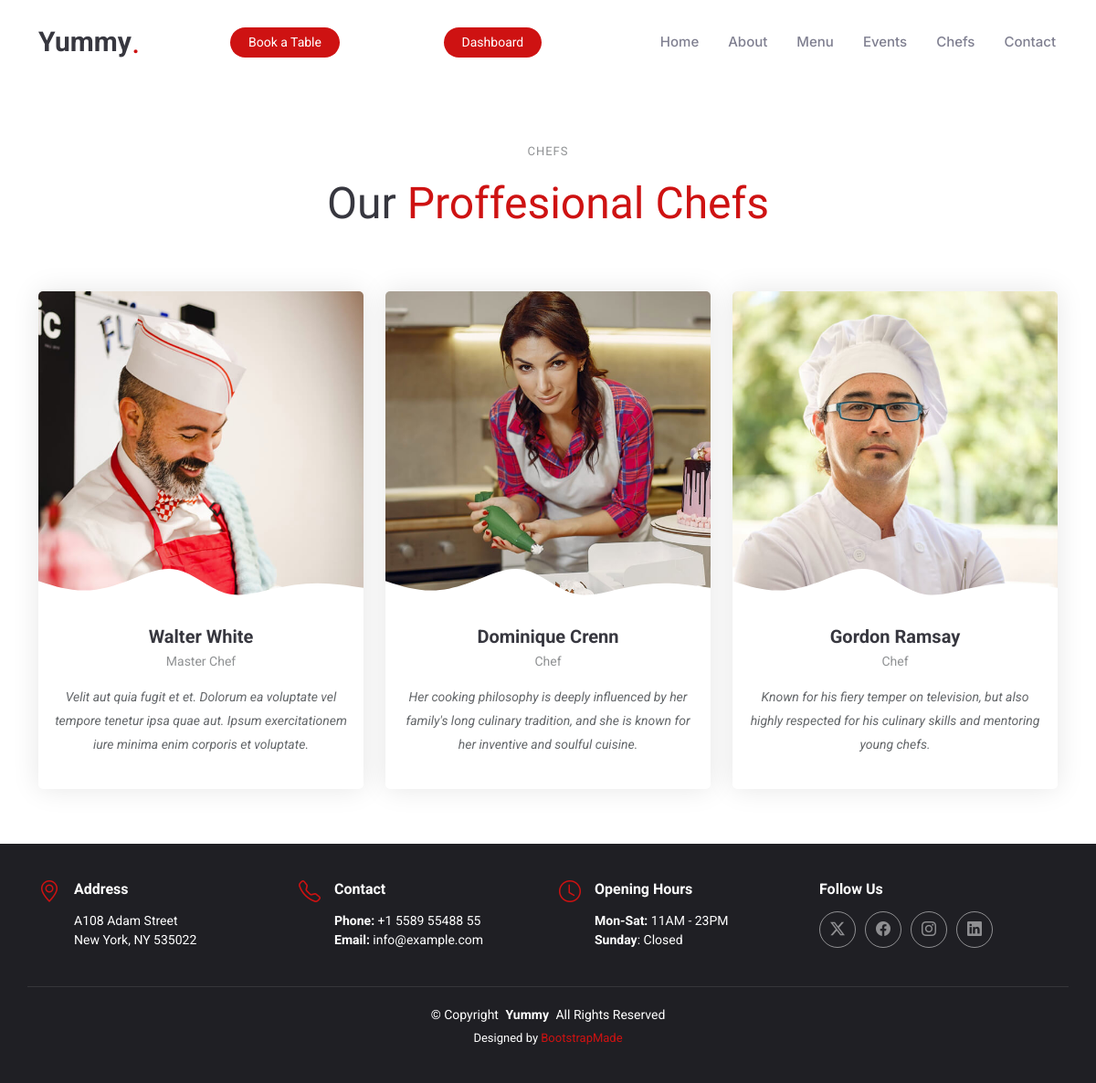
The app's page /chefsPage/ with its own data.
### myApp/models.py (models this page shows)
class ChefModel(models.Model):
    chef_image = models.ImageField(upload_to='Media/Chef_Pic', null=True)
    chef_name = models.CharField(max_length=100, null=True)
    chef_type = models.CharField(max_length=70, null=True)
    chef_details= models.TextField(max_length=300)

### myProject/views.py (the view)
# urls.py: path('chefsPage/', chefsPage, name='chefsPage'),
def chefsPage(req):
    chefs = ChefModel.objects.all()
    return render(req, 'myAdmin/user/chefs.html', {'chefs':chefs})

### templates/myAdmin/user/chefs.html (shortened to what this page needs)
{% extends 'common/user/master.html' %}
{% load static %}
{% block body %}
<section id="chefs" class="chefs section">
  <div class="container section-title" data-aos="fade-up">
    <h2>chefs</h2>
    <p><span>Our</span> <span class="description-title">Proffesional Chefs<br></span></p>
  </div>
  <div class="container">
    <div class="row gy-4">
      {% for chef in chefs %}
      <div class="col-lg-4 d-flex align-items-stretch" data-aos="fade-up" data-aos-delay="100">
        <div class="team-member">
          <div class="member-img">
            <img src="/{{chef.chef_image}}" class="img-fluid" alt="">
          </div>
          <div class="member-info">
            <h4>{{chef.chef_name}}</h4>
            <span>{{chef.chef_type}}</span>
            <p>
              {{chef.chef_details}}
            </p>
          </div>
        </div>
      </div>
      {% endfor %}
    </div>
  </div>
</section>
{% endblock body %}

### static/user/assets/css/main.css (style rules this page uses)
:root { --default-font: "Roboto", system-ui, -apple-system, "Segoe UI", Roboto, "Helvetica Neue", Arial, "Noto Sans", "Liberation Sans", sans-serif, "Apple Color Emoji", "Segoe UI Emoji", "Segoe UI Symbol", "Noto Color Emoji"; --heading-font: "Amatic SC", sans-serif; --nav-font: "Inter", sans-serif; }
:root { --background-color: #ffffff; --default-color: #212529; --heading-color: #37373f; --accent-color: #ce1212; --surface-color: #ffffff; --contrast-color: #ffffff; }
:root { --nav-color: #7f7f90; --nav-hover-color: #ce1212; --nav-mobile-background-color: #ffffff; --nav-dropdown-background-color: #ffffff; --nav-dropdown-color: #7f7f90; --nav-dropdown-hover-color: #ce1212; }
:root { scroll-behavior: smooth; }
body { color: var(--default-color); background-color: var(--background-color); font-family: var(--default-font); }
h1, h2, h3, h4, h5, h6 { color: var(--heading-color); font-family: var(--heading-font); }
section, .section { color: var(--default-color); background-color: var(--background-color); padding: 60px 0; scroll-margin-top: 92px; overflow: clip; }
.section-title { text-align: center; padding-bottom: 60px; position: relative; }
.section-title h2 { font-size: 13px; letter-spacing: 1px; font-weight: 400; padding: 0; margin: 0; color: color-mix(in srgb, var(--default-color), transparent 50%); display: inline-block; text-transform: uppercase; font-family: var(--default-font); }
.section-title p { color: var(--heading-color); margin: 10px 0 0 0; font-size: 48px; font-weight: 500; font-family: var(--heading-font); }
.section-title p .description-title { color: var(--accent-color); }
.chefs .team-member { background-color: var(--surface-color); box-shadow: 0px 0 30px rgba(0, 0, 0, 0.1); overflow: hidden; text-align: center; border-radius: 5px; transition: 0.3s; }
.chefs .team-member .member-img { position: relative; overflow: hidden; }
.chefs .team-member .member-img:after { position: absolute; content: ""; left: -1px; right: -1px; bottom: -1px; height: 100%; background-color: var(--surface-color); -webkit-mask: url("../img/team-shape.svg") no-repeat center bottom; mask: url("../img/team-shape.svg") no-repeat center bottom; -webkit-mask-size: contain; mask-size: contain; z-index: 1; }
.chefs .team-member .member-info { padding: 10px 15px 20px 15px; }
.chefs .team-member .member-info h4 { font-weight: 700; margin-bottom: 5px; font-size: 20px; font-family: var(--default-font); }
.chefs .team-member .member-info span { display: block; font-size: 14px; font-weight: 400; color: color-mix(in srgb, var(--default-color), transparent 50%); }
.chefs .team-member .member-info p { font-style: italic; font-size: 14px; padding-top: 15px; line-height: 26px; color: color-mix(in srgb, var(--default-color), transparent 30%); }

### records on screen
ChefModel: chef_image (picture), chef_name "Walter White", chef_type "Master Chef", chef_details "Velit aut quia fugit et et. Dolorum ea voluptate vel tempore tenetur ipsa quae aut. Ipsum exercitationem iure minima enim corporis et voluptate."
ChefModel: chef_image (picture), chef_name "Dominique Crenn", chef_type "Chef", chef_details "Her cooking philosophy is deeply influenced by her family's long culinary tradition, and she is known for her inventive and soulful cuisine."
ChefModel: chef_image (picture), chef_name "Gordon Ramsay", chef_type "Chef", chef_details "Known for his fiery temper on television, but also highly respected for his culinary skills and mentoring young chefs."
